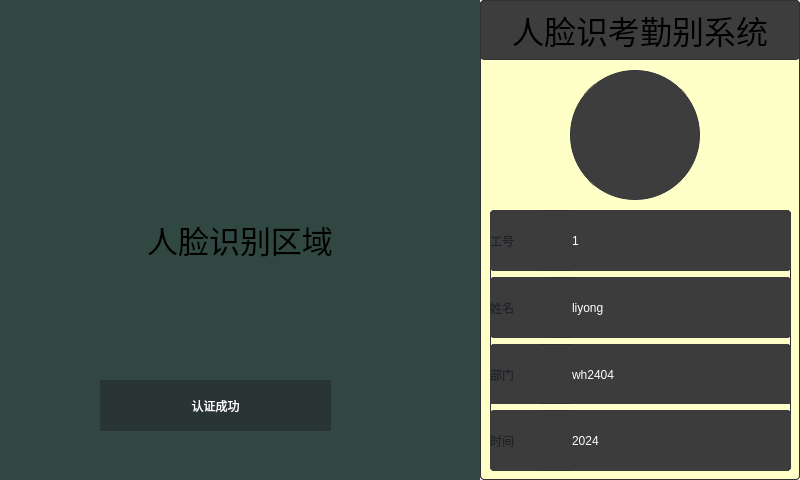
<?xml version="1.0" encoding="UTF-8"?>
<ui version="4.0">
 <class>FaceRecognize</class>
 <widget class="QMainWindow" name="FaceRecognize">
  <property name="geometry">
   <rect>
    <x>0</x>
    <y>0</y>
    <width>800</width>
    <height>480</height>
   </rect>
  </property>
  <property name="windowTitle">
   <string>FaceRecognize</string>
  </property>
  <widget class="QWidget" name="centralwidget">
   <widget class="QWidget" name="widget" native="true">
    <property name="geometry">
     <rect>
      <x>0</x>
      <y>0</y>
      <width>480</width>
      <height>480</height>
     </rect>
    </property>
    <property name="styleSheet">
     <string notr="true">background-color: rgb(49, 71, 65);</string>
    </property>
    <widget class="QWidget" name="widget_LB" native="true">
     <property name="geometry">
      <rect>
       <x>100</x>
       <y>380</y>
       <width>231</width>
       <height>51</height>
      </rect>
     </property>
     <property name="styleSheet">
      <string notr="true">background-color: rgba(31, 32, 36, 69);</string>
     </property>
     <widget class="QLabel" name="label_2">
      <property name="geometry">
       <rect>
        <x>0</x>
        <y>0</y>
        <width>231</width>
        <height>51</height>
       </rect>
      </property>
      <property name="layoutDirection">
       <enum>Qt::LeftToRight</enum>
      </property>
      <property name="styleSheet">
       <string notr="true">font: 24pt &quot;微软雅黑&quot;;
color: rgb(255, 255, 255);

background-color: rgba(31, 32, 36, 69);</string>
      </property>
      <property name="text">
       <string>认证成功</string>
      </property>
      <property name="alignment">
       <set>Qt::AlignCenter</set>
      </property>
     </widget>
    </widget>
    <widget class="QLabel" name="label">
     <property name="geometry">
      <rect>
       <x>0</x>
       <y>0</y>
       <width>480</width>
       <height>480</height>
      </rect>
     </property>
     <property name="font">
      <font>
       <family>微软雅黑</family>
       <pointsize>23</pointsize>
      </font>
     </property>
     <property name="text">
      <string>人脸识别区域</string>
     </property>
     <property name="alignment">
      <set>Qt::AlignCenter</set>
     </property>
    </widget>
    <zorder>label</zorder>
    <zorder>widget_LB</zorder>
   </widget>
   <widget class="QWidget" name="widget_3" native="true">
    <property name="geometry">
     <rect>
      <x>480</x>
      <y>0</y>
      <width>320</width>
      <height>480</height>
     </rect>
    </property>
    <property name="styleSheet">
     <string notr="true">QWidget{
	border:1px solid #313236;
	border-radius: 4px;
	background-color: rgb(37, 40, 49);
}

QWidget#titleLB{
	color: rgb(255, 255, 255);
	
	background-color: rgb(61, 61, 61);
}

QWidget#headLB{
	border-radius: 50px;
	
	background-color: rgb(61, 61, 61);
}</string>
    </property>
    <widget class="QLabel" name="titleLB">
     <property name="geometry">
      <rect>
       <x>0</x>
       <y>0</y>
       <width>320</width>
       <height>60</height>
      </rect>
     </property>
     <property name="font">
      <font>
       <family>微软雅黑</family>
       <pointsize>24</pointsize>
      </font>
     </property>
     <property name="text">
      <string>人脸识考勤别系统</string>
     </property>
     <property name="alignment">
      <set>Qt::AlignCenter</set>
     </property>
    </widget>
    <widget class="QLabel" name="headLB">
     <property name="geometry">
      <rect>
       <x>110</x>
       <y>70</y>
       <width>100</width>
       <height>100</height>
      </rect>
     </property>
     <property name="text">
      <string>TextLabel</string>
     </property>
    </widget>
    <widget class="QWidget" name="widget_4" native="true">
     <property name="geometry">
      <rect>
       <x>20</x>
       <y>180</y>
       <width>271</width>
       <height>51</height>
      </rect>
     </property>
     <property name="styleSheet">
      <string notr="true">QWidget{
	border:1px solid #313236;
	border-radius: 4px;
	background-color: rgb(60, 60, 60);
}
QLabel{
	border:none;
	color: #20232A;
	
	font: 16pt &quot;微软雅黑&quot;;
}

QLineEdit{
	border:none;
	font: 16pt &quot;微软雅黑&quot;;
	color: rgb(255, 255, 255);
	
}</string>
     </property>
     <widget class="QLabel" name="label_5">
      <property name="geometry">
       <rect>
        <x>10</x>
        <y>10</y>
        <width>41</width>
        <height>31</height>
       </rect>
      </property>
      <property name="text">
       <string>工号</string>
      </property>
     </widget>
     <widget class="QLineEdit" name="lineEdit">
      <property name="geometry">
       <rect>
        <x>90</x>
        <y>10</y>
        <width>171</width>
        <height>31</height>
       </rect>
      </property>
      <property name="sizePolicy">
       <sizepolicy hsizetype="Expanding" vsizetype="Expanding">
        <horstretch>0</horstretch>
        <verstretch>0</verstretch>
       </sizepolicy>
      </property>
      <property name="text">
       <string>12312321</string>
      </property>
     </widget>
    </widget>
    <widget class="QWidget" name="widget_5" native="true">
     <property name="geometry">
      <rect>
       <x>30</x>
       <y>250</y>
       <width>271</width>
       <height>51</height>
      </rect>
     </property>
     <property name="styleSheet">
      <string notr="true">QWidget{
	border:1px solid #313236;
	border-radius: 4px;
	background-color: rgb(60, 60, 60);
}
QLabel{
	border:none;
	color: #20232A;
	
	font: 16pt &quot;微软雅黑&quot;;
}

QLineEdit{
	border:none;
	font: 16pt &quot;微软雅黑&quot;;
	color: rgb(255, 255, 255);
	
}</string>
     </property>
     <widget class="QLabel" name="label_6">
      <property name="geometry">
       <rect>
        <x>10</x>
        <y>10</y>
        <width>41</width>
        <height>31</height>
       </rect>
      </property>
      <property name="text">
       <string>姓名</string>
      </property>
     </widget>
     <widget class="QLineEdit" name="lineEdit_2">
      <property name="geometry">
       <rect>
        <x>90</x>
        <y>10</y>
        <width>171</width>
        <height>31</height>
       </rect>
      </property>
      <property name="sizePolicy">
       <sizepolicy hsizetype="Expanding" vsizetype="Expanding">
        <horstretch>0</horstretch>
        <verstretch>0</verstretch>
       </sizepolicy>
      </property>
      <property name="text">
       <string>12312321</string>
      </property>
     </widget>
    </widget>
    <widget class="QWidget" name="widget_6" native="true">
     <property name="geometry">
      <rect>
       <x>30</x>
       <y>320</y>
       <width>271</width>
       <height>51</height>
      </rect>
     </property>
     <property name="styleSheet">
      <string notr="true">QWidget{
	border:1px solid #313236;
	border-radius: 4px;
	background-color: rgb(60, 60, 60);
}
QLabel{
	border:none;
	color: #20232A;
	
	font: 16pt &quot;微软雅黑&quot;;
}

QLineEdit{
	border:none;
	font: 16pt &quot;微软雅黑&quot;;
	color: rgb(255, 255, 255);
	
}</string>
     </property>
     <widget class="QLabel" name="label_7">
      <property name="geometry">
       <rect>
        <x>10</x>
        <y>10</y>
        <width>41</width>
        <height>31</height>
       </rect>
      </property>
      <property name="text">
       <string>部门</string>
      </property>
     </widget>
     <widget class="QLineEdit" name="lineEdit_3">
      <property name="geometry">
       <rect>
        <x>90</x>
        <y>10</y>
        <width>171</width>
        <height>31</height>
       </rect>
      </property>
      <property name="sizePolicy">
       <sizepolicy hsizetype="Expanding" vsizetype="Expanding">
        <horstretch>0</horstretch>
        <verstretch>0</verstretch>
       </sizepolicy>
      </property>
      <property name="text">
       <string>12312321</string>
      </property>
     </widget>
    </widget>
    <widget class="QWidget" name="widget_7" native="true">
     <property name="geometry">
      <rect>
       <x>30</x>
       <y>390</y>
       <width>271</width>
       <height>51</height>
      </rect>
     </property>
     <property name="styleSheet">
      <string notr="true">QWidget{
	border:1px solid #313236;
	border-radius: 4px;
	background-color: rgb(60, 60, 60);
}
QLabel{
	border:none;
	color: #20232A;
	
	font: 16pt &quot;微软雅黑&quot;;
}

QLineEdit{
	border:none;
	font: 16pt &quot;微软雅黑&quot;;
	color: rgb(255, 255, 255);
	
}</string>
     </property>
     <widget class="QLabel" name="label_8">
      <property name="geometry">
       <rect>
        <x>10</x>
        <y>10</y>
        <width>41</width>
        <height>31</height>
       </rect>
      </property>
      <property name="text">
       <string>时间</string>
      </property>
     </widget>
     <widget class="QLineEdit" name="lineEdit_4">
      <property name="geometry">
       <rect>
        <x>90</x>
        <y>10</y>
        <width>171</width>
        <height>31</height>
       </rect>
      </property>
      <property name="sizePolicy">
       <sizepolicy hsizetype="Expanding" vsizetype="Expanding">
        <horstretch>0</horstretch>
        <verstretch>0</verstretch>
       </sizepolicy>
      </property>
      <property name="text">
       <string>12312321</string>
      </property>
     </widget>
    </widget>
    <widget class="QWidget" name="widget_8" native="true">
     <property name="geometry">
      <rect>
       <x>0</x>
       <y>0</y>
       <width>320</width>
       <height>480</height>
      </rect>
     </property>
     <property name="styleSheet">
      <string notr="true">QWidget{
	border:1px solid #313236;
	border-radius: 4px;
	background-color: rgb(255, 255, 200);
}

QWidget#titleLB{
	color: rgb(255, 255, 255);
	
	background-color: rgb(61, 61, 61);
}

QWidget#headLB{
	border-radius: 65px;
	
	background-color: rgb(61, 61, 61);
}</string>
     </property>
     <widget class="QLabel" name="titleLB_2">
      <property name="geometry">
       <rect>
        <x>0</x>
        <y>0</y>
        <width>320</width>
        <height>60</height>
       </rect>
      </property>
      <property name="font">
       <font>
        <family>微软雅黑</family>
        <pointsize>24</pointsize>
       </font>
      </property>
      <property name="styleSheet">
       <string notr="true">
	
background-color: rgb(61, 61, 61);</string>
      </property>
      <property name="text">
       <string>人脸识考勤别系统</string>
      </property>
      <property name="alignment">
       <set>Qt::AlignCenter</set>
      </property>
     </widget>
     <widget class="QLabel" name="headLB_2">
      <property name="geometry">
       <rect>
        <x>90</x>
        <y>70</y>
        <width>130</width>
        <height>130</height>
       </rect>
      </property>
      <property name="styleSheet">
       <string notr="true">	border-radius: 65px;
	
	background-color: rgb(61, 61, 61);</string>
      </property>
      <property name="text">
       <string/>
      </property>
     </widget>
     <widget class="QWidget" name="layoutWidget">
      <property name="geometry">
       <rect>
        <x>10</x>
        <y>210</y>
        <width>301</width>
        <height>261</height>
       </rect>
      </property>
      <layout class="QVBoxLayout" name="verticalLayout">
       <item>
        <widget class="QWidget" name="widget_9" native="true">
         <property name="styleSheet">
          <string notr="true">QWidget{
	border:1px solid #313236;
	border-radius: 4px;
	background-color: rgb(60, 60, 60);
}
QLabel{
	border:none;
	color: #20232A;
	
	font: 16pt &quot;微软雅黑&quot;;
}

QLineEdit{
	border:none;
	font: 16pt &quot;微软雅黑&quot;;
	color: rgb(255, 255, 255);
	
}</string>
         </property>
         <widget class="QLabel" name="label_9">
          <property name="geometry">
           <rect>
            <x>0</x>
            <y>0</y>
            <width>51</width>
            <height>61</height>
           </rect>
          </property>
          <property name="text">
           <string>工号</string>
          </property>
         </widget>
         <widget class="QLineEdit" name="lineEdit_workerid">
          <property name="enabled">
           <bool>false</bool>
          </property>
          <property name="geometry">
           <rect>
            <x>80</x>
            <y>0</y>
            <width>221</width>
            <height>61</height>
           </rect>
          </property>
          <property name="sizePolicy">
           <sizepolicy hsizetype="Expanding" vsizetype="Expanding">
            <horstretch>0</horstretch>
            <verstretch>0</verstretch>
           </sizepolicy>
          </property>
          <property name="text">
           <string>1</string>
          </property>
         </widget>
        </widget>
       </item>
       <item>
        <widget class="QWidget" name="widget_10" native="true">
         <property name="styleSheet">
          <string notr="true">QWidget{
	border:1px solid #313236;
	border-radius: 4px;
	background-color: rgb(60, 60, 60);
}
QLabel{
	border:none;
	color: #20232A;
	
	font: 16pt &quot;微软雅黑&quot;;
}

QLineEdit{
	border:none;
	font: 16pt &quot;微软雅黑&quot;;
	color: rgb(255, 255, 255);
	
}</string>
         </property>
         <widget class="QLabel" name="label_10">
          <property name="geometry">
           <rect>
            <x>0</x>
            <y>0</y>
            <width>61</width>
            <height>61</height>
           </rect>
          </property>
          <property name="text">
           <string>姓名</string>
          </property>
         </widget>
         <widget class="QLineEdit" name="lineEdit_name">
          <property name="enabled">
           <bool>false</bool>
          </property>
          <property name="geometry">
           <rect>
            <x>80</x>
            <y>0</y>
            <width>221</width>
            <height>61</height>
           </rect>
          </property>
          <property name="sizePolicy">
           <sizepolicy hsizetype="Expanding" vsizetype="Expanding">
            <horstretch>0</horstretch>
            <verstretch>0</verstretch>
           </sizepolicy>
          </property>
          <property name="text">
           <string>liyong</string>
          </property>
         </widget>
        </widget>
       </item>
       <item>
        <widget class="QWidget" name="widget_11" native="true">
         <property name="styleSheet">
          <string notr="true">QWidget{
	border:1px solid #313236;
	border-radius: 4px;
	background-color: rgb(60, 60, 60);
}
QLabel{
	border:none;
	color: #20232A;
	
	font: 16pt &quot;微软雅黑&quot;;
}

QLineEdit{
	border:none;
	font: 16pt &quot;微软雅黑&quot;;
	color: rgb(255, 255, 255);
	
}</string>
         </property>
         <widget class="QLabel" name="label_11">
          <property name="geometry">
           <rect>
            <x>0</x>
            <y>0</y>
            <width>51</width>
            <height>61</height>
           </rect>
          </property>
          <property name="text">
           <string>部门</string>
          </property>
         </widget>
         <widget class="QLineEdit" name="lineEdit_work">
          <property name="enabled">
           <bool>false</bool>
          </property>
          <property name="geometry">
           <rect>
            <x>80</x>
            <y>0</y>
            <width>221</width>
            <height>61</height>
           </rect>
          </property>
          <property name="sizePolicy">
           <sizepolicy hsizetype="Expanding" vsizetype="Expanding">
            <horstretch>0</horstretch>
            <verstretch>0</verstretch>
           </sizepolicy>
          </property>
          <property name="text">
           <string>wh2404</string>
          </property>
         </widget>
        </widget>
       </item>
       <item>
        <widget class="QWidget" name="widget_12" native="true">
         <property name="styleSheet">
          <string notr="true">QWidget{
	border:1px solid #313236;
	border-radius: 4px;
	background-color: rgb(60, 60, 60);
}
QLabel{
	border:none;
	color: #20232A;
	
	font: 16pt &quot;微软雅黑&quot;;
}

QLineEdit{
	border:none;
	font: 16pt &quot;微软雅黑&quot;;
	color: rgb(255, 255, 255);
	
}</string>
         </property>
         <widget class="QLabel" name="label_12">
          <property name="geometry">
           <rect>
            <x>0</x>
            <y>0</y>
            <width>51</width>
            <height>61</height>
           </rect>
          </property>
          <property name="text">
           <string>时间</string>
          </property>
         </widget>
         <widget class="QLineEdit" name="lineEdit_time">
          <property name="enabled">
           <bool>false</bool>
          </property>
          <property name="geometry">
           <rect>
            <x>80</x>
            <y>0</y>
            <width>221</width>
            <height>61</height>
           </rect>
          </property>
          <property name="sizePolicy">
           <sizepolicy hsizetype="Expanding" vsizetype="Expanding">
            <horstretch>0</horstretch>
            <verstretch>0</verstretch>
           </sizepolicy>
          </property>
          <property name="text">
           <string>2024</string>
          </property>
         </widget>
        </widget>
       </item>
      </layout>
     </widget>
    </widget>
   </widget>
  </widget>
 </widget>
 <resources/>
 <connections/>
</ui>
